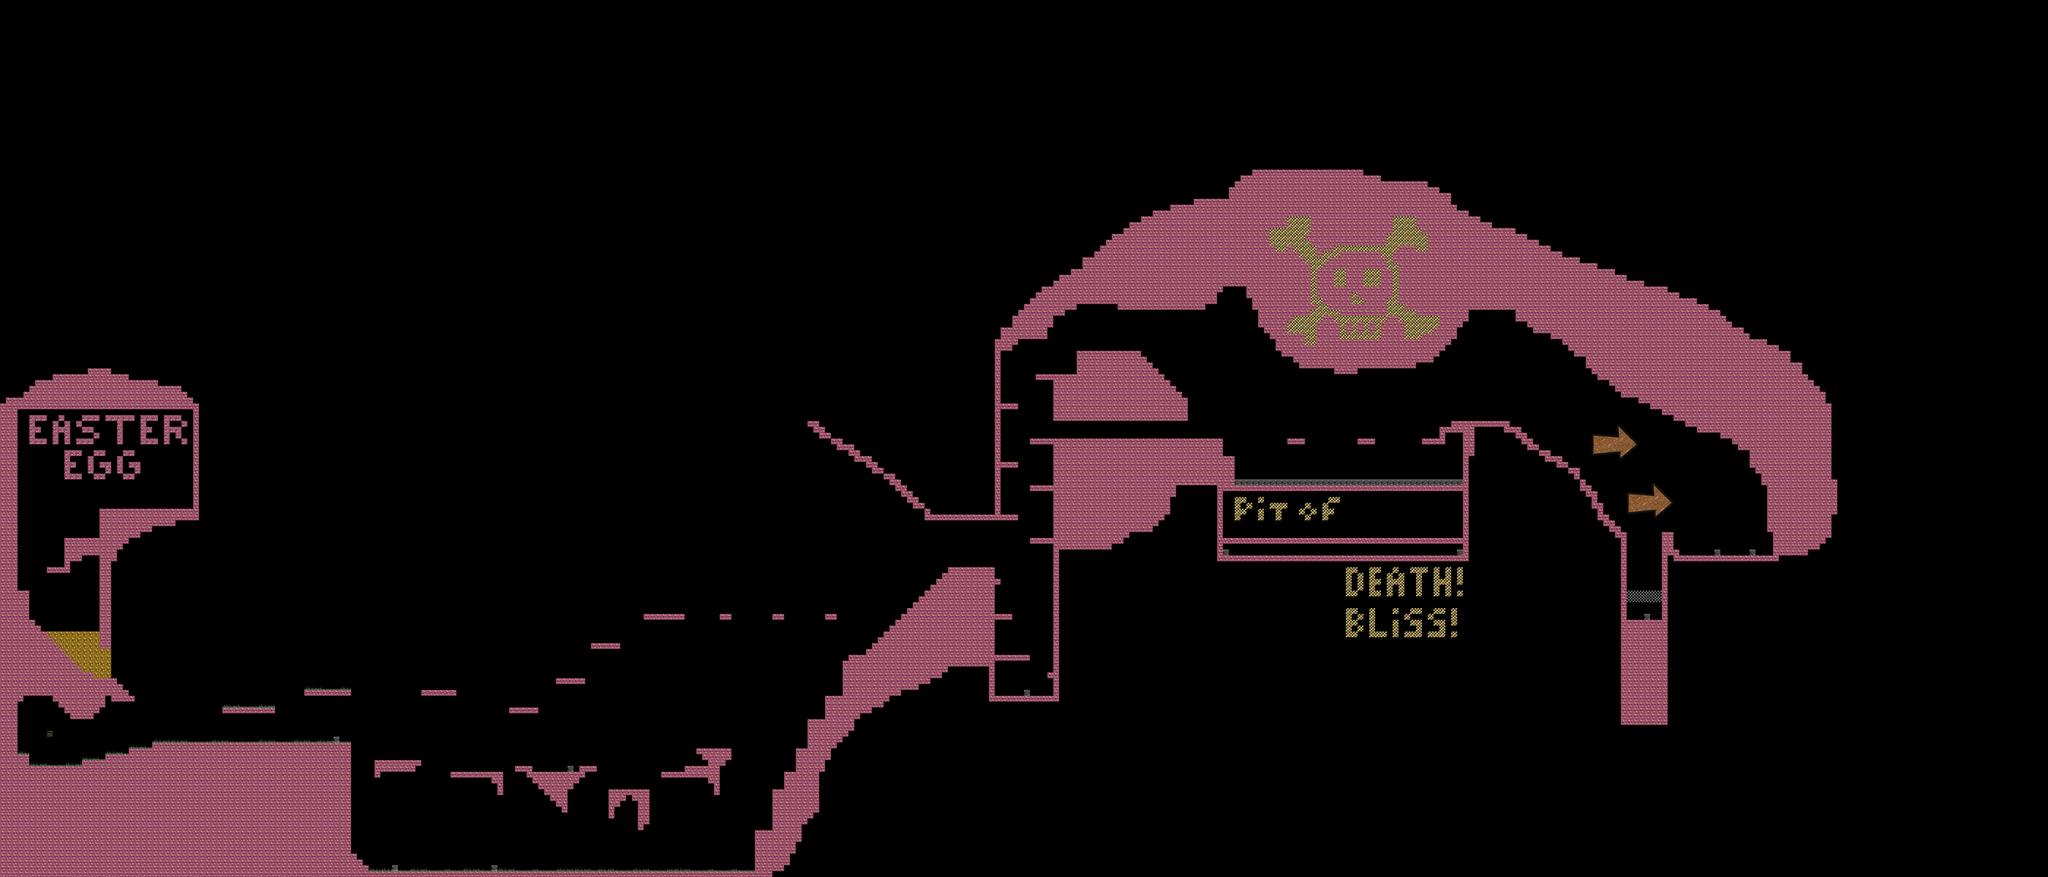

This game map was drawn from its Tiled (.tmx) file and the tilesets committed beside it. A one-line description and the trimmed map source follow:
An orthogonal 350x150 tile map with 24x24 px tiles, 3 tile layers (Graphics, Foreground, Meta), 2 tilesets.

<map version="1.0" orientation="orthogonal" width="350" height="150" tilewidth="24" tileheight="24">
 <tileset firstgid="1" name="Graphics" tilewidth="24" tileheight="24">
  <image source="tileset_good_dream.png" width="600" height="1000" />
 </tileset>
 <tileset firstgid="1026" name="Meta" tilewidth="24" tileheight="24">
  <image source="meta_tiles.png" width="96" height="48" />
 </tileset>
 <layer name="Graphics" width="350" height="150">
  <data>[52500 cells, 7375 non-empty, 67 distinct tile ids]</data>
 </layer>
 <layer name="Foreground" width="350" height="150">
  <data>[52500 cells, 280 non-empty, 12 distinct tile ids]</data>
 </layer>
 <layer name="Meta" width="350" height="150" opacity="0.43">
  <data>[52500 cells, 7258 non-empty, 4 distinct tile ids]</data>
 </layer>
</map>
